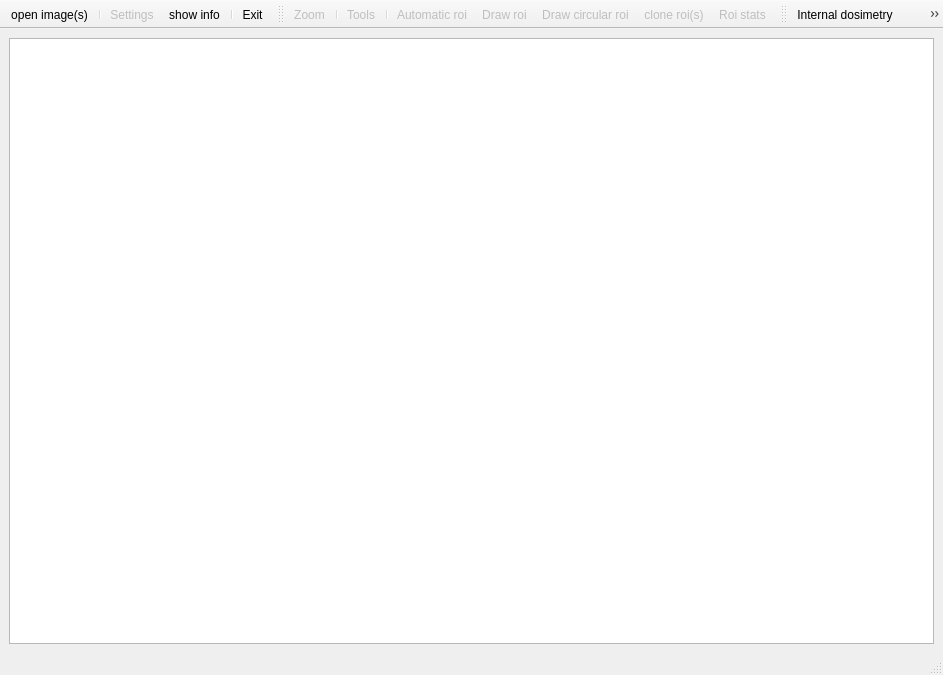
<?xml version="1.0" encoding="UTF-8"?>
<ui version="4.0">
 <class>MainWindow</class>
 <widget class="QMainWindow" name="MainWindow">
  <property name="geometry">
   <rect>
    <x>0</x>
    <y>0</y>
    <width>943</width>
    <height>675</height>
   </rect>
  </property>
  <property name="sizePolicy">
   <sizepolicy hsizetype="Preferred" vsizetype="Preferred">
    <horstretch>0</horstretch>
    <verstretch>0</verstretch>
   </sizepolicy>
  </property>
  <property name="windowTitle">
   <string>ViDi - Visor Dicom</string>
  </property>
  <property name="windowIcon">
   <iconset>
    <normaloff>:/Otros/resources/ViDi.svg</normaloff>:/Otros/resources/ViDi.svg</iconset>
  </property>
  <property name="windowOpacity">
   <double>25.000000000000000</double>
  </property>
  <property name="autoFillBackground">
   <bool>false</bool>
  </property>
  <property name="styleSheet">
   <string notr="true"/>
  </property>
  <widget class="QWidget" name="centralwidget">
   <property name="minimumSize">
    <size>
     <width>414</width>
     <height>489</height>
    </size>
   </property>
   <layout class="QHBoxLayout" name="horizontalLayout">
    <item>
     <widget class="QGraphicsView" name="gv_images">
      <property name="verticalScrollBarPolicy">
       <enum>Qt::ScrollBarAlwaysOff</enum>
      </property>
      <property name="horizontalScrollBarPolicy">
       <enum>Qt::ScrollBarAlwaysOff</enum>
      </property>
     </widget>
    </item>
   </layout>
  </widget>
  <widget class="QStatusBar" name="statusbar"/>
  <widget class="QToolBar" name="tb_files">
   <property name="windowTitle">
    <string>Toolbar: General</string>
   </property>
   <property name="movable">
    <bool>false</bool>
   </property>
   <property name="iconSize">
    <size>
     <width>36</width>
     <height>36</height>
    </size>
   </property>
   <attribute name="toolBarArea">
    <enum>TopToolBarArea</enum>
   </attribute>
   <attribute name="toolBarBreak">
    <bool>false</bool>
   </attribute>
   <addaction name="act_open_file"/>
   <addaction name="separator"/>
   <addaction name="act_settings"/>
   <addaction name="act_show_info"/>
   <addaction name="separator"/>
   <addaction name="actExit"/>
  </widget>
  <widget class="QToolBar" name="tb_edit">
   <property name="enabled">
    <bool>false</bool>
   </property>
   <property name="windowTitle">
    <string>Toolbar: VIew</string>
   </property>
   <property name="movable">
    <bool>true</bool>
   </property>
   <property name="iconSize">
    <size>
     <width>36</width>
     <height>36</height>
    </size>
   </property>
   <attribute name="toolBarArea">
    <enum>TopToolBarArea</enum>
   </attribute>
   <attribute name="toolBarBreak">
    <bool>false</bool>
   </attribute>
   <addaction name="act_zoom"/>
   <addaction name="separator"/>
   <addaction name="act_tools"/>
   <addaction name="separator"/>
   <addaction name="act_roi_auto"/>
   <addaction name="act_roi_pol"/>
   <addaction name="act_roi_circ"/>
   <addaction name="act_clone_rois"/>
   <addaction name="act_get_stats"/>
  </widget>
  <widget class="QToolBar" name="tb_tools">
   <property name="windowTitle">
    <string>toolBar</string>
   </property>
   <property name="iconSize">
    <size>
     <width>36</width>
     <height>36</height>
    </size>
   </property>
   <attribute name="toolBarArea">
    <enum>TopToolBarArea</enum>
   </attribute>
   <attribute name="toolBarBreak">
    <bool>false</bool>
   </attribute>
   <addaction name="act_internal_dosimetry"/>
   <addaction name="act_normi13"/>
  </widget>
  <action name="actExit">
   <property name="icon">
    <iconset resource="icons.qrc">
     <normaloff>:/Actions/pictures/exit.svg</normaloff>:/Actions/pictures/exit.svg</iconset>
   </property>
   <property name="text">
    <string>Exit</string>
   </property>
   <property name="toolTip">
    <string>Exit program</string>
   </property>
  </action>
  <action name="act_zoom">
   <property name="checkable">
    <bool>true</bool>
   </property>
   <property name="enabled">
    <bool>true</bool>
   </property>
   <property name="icon">
    <iconset resource="icons.qrc">
     <normaloff>:/Actions/pictures/zoom.svg</normaloff>:/Actions/pictures/zoom.svg</iconset>
   </property>
   <property name="text">
    <string>Zoom</string>
   </property>
   <property name="toolTip">
    <string>Zoom image</string>
   </property>
  </action>
  <action name="actWL">
   <property name="checkable">
    <bool>true</bool>
   </property>
   <property name="enabled">
    <bool>true</bool>
   </property>
   <property name="icon">
    <iconset resource="icons.qrc">
     <normaloff>:/Actions/pictures/WL.svg</normaloff>:/Actions/pictures/WL.svg</iconset>
   </property>
   <property name="text">
    <string>Window/Level</string>
   </property>
   <property name="toolTip">
    <string>Change Window/Level</string>
   </property>
  </action>
  <action name="act_change_slice">
   <property name="checkable">
    <bool>true</bool>
   </property>
   <property name="checked">
    <bool>false</bool>
   </property>
   <property name="enabled">
    <bool>true</bool>
   </property>
   <property name="icon">
    <iconset resource="icons.qrc">
     <normaloff>:/Actions/pictures/change-slice.svg</normaloff>:/Actions/pictures/change-slice.svg</iconset>
   </property>
   <property name="text">
    <string>Change image</string>
   </property>
   <property name="toolTip">
    <string>Navigate between images</string>
   </property>
  </action>
  <action name="act_settings">
   <property name="enabled">
    <bool>false</bool>
   </property>
   <property name="icon">
    <iconset resource="icons.qrc">
     <normaloff>:/Actions/pictures/settings.svg</normaloff>:/Actions/pictures/settings.svg</iconset>
   </property>
   <property name="text">
    <string>Settings</string>
   </property>
   <property name="toolTip">
    <string>Program settings</string>
   </property>
  </action>
  <action name="act_hybrid">
   <property name="checkable">
    <bool>true</bool>
   </property>
   <property name="enabled">
    <bool>false</bool>
   </property>
   <property name="icon">
    <iconset resource="icons.qrc">
     <normaloff>:/Actions/pictures/hbrid.svg</normaloff>:/Actions/pictures/hbrid.svg</iconset>
   </property>
   <property name="text">
    <string>Hybrid imagesx</string>
   </property>
   <property name="toolTip">
    <string>Overlays images for a hybrid modality</string>
   </property>
  </action>
  <action name="act_roi_pol">
   <property name="checkable">
    <bool>true</bool>
   </property>
   <property name="icon">
    <iconset resource="icons.qrc">
     <normaloff>:/Actions/pictures/new-pol-roi.svg</normaloff>:/Actions/pictures/new-pol-roi.svg</iconset>
   </property>
   <property name="text">
    <string>Draw roi</string>
   </property>
   <property name="toolTip">
    <string>Draw polygonal roi</string>
   </property>
  </action>
  <action name="act_roi_circ">
   <property name="checkable">
    <bool>true</bool>
   </property>
   <property name="enabled">
    <bool>true</bool>
   </property>
   <property name="icon">
    <iconset resource="icons.qrc">
     <normaloff>:/Actions/pictures/new-circ-roi.svg</normaloff>:/Actions/pictures/new-circ-roi.svg</iconset>
   </property>
   <property name="text">
    <string>Draw circular roi</string>
   </property>
   <property name="toolTip">
    <string>Draw circular roi</string>
   </property>
  </action>
  <action name="act_roi_auto">
   <property name="checkable">
    <bool>true</bool>
   </property>
   <property name="enabled">
    <bool>true</bool>
   </property>
   <property name="icon">
    <iconset resource="icons.qrc">
     <normaloff>:/Actions/pictures/auto-roi.svg</normaloff>:/Actions/pictures/auto-roi.svg</iconset>
   </property>
   <property name="text">
    <string>Automatic roi</string>
   </property>
   <property name="toolTip">
    <string>Automatically defines a roi</string>
   </property>
  </action>
  <action name="act_get_stats">
   <property name="enabled">
    <bool>true</bool>
   </property>
   <property name="icon">
    <iconset resource="icons.qrc">
     <normaloff>:/Actions/pictures/roi-stats.svg</normaloff>:/Actions/pictures/roi-stats.svg</iconset>
   </property>
   <property name="text">
    <string>Roi stats</string>
   </property>
   <property name="toolTip">
    <string>Get roi statistics</string>
   </property>
  </action>
  <action name="act_select">
   <property name="checkable">
    <bool>true</bool>
   </property>
   <property name="checked">
    <bool>true</bool>
   </property>
   <property name="enabled">
    <bool>true</bool>
   </property>
   <property name="icon">
    <iconset resource="icons.qrc">
     <normaloff>:/Actions/pictures/select.svg</normaloff>:/Actions/pictures/select.svg</iconset>
   </property>
   <property name="text">
    <string>Select</string>
   </property>
   <property name="toolTip">
    <string>selection tool</string>
   </property>
  </action>
  <action name="act_rotate_cw">
   <property name="text">
    <string>Rotate CW</string>
   </property>
   <property name="toolTip">
    <string>Rotate image(s) 90º clockwise</string>
   </property>
  </action>
  <action name="act_rotate_ccw">
   <property name="text">
    <string>Rotate CCW</string>
   </property>
   <property name="toolTip">
    <string>Rotate image(s) 90º counter clockwise</string>
   </property>
  </action>
  <action name="act_normi13">
   <property name="enabled">
    <bool>false</bool>
   </property>
   <property name="icon">
    <iconset resource="icons.qrc">
     <normaloff>:/Actions/pictures/normi-13.svg</normaloff>:/Actions/pictures/normi-13.svg</iconset>
   </property>
   <property name="text">
    <string>Normi 13</string>
   </property>
   <property name="toolTip">
    <string>Automatic analysis of normi 13 phantom</string>
   </property>
  </action>
  <action name="act_tools">
   <property name="checkable">
    <bool>true</bool>
   </property>
   <property name="enabled">
    <bool>true</bool>
   </property>
   <property name="icon">
    <iconset resource="icons.qrc">
     <normaloff>:/Actions/pictures/tools.svg</normaloff>:/Actions/pictures/tools.svg</iconset>
   </property>
   <property name="text">
    <string>Tools</string>
   </property>
  </action>
  <action name="act_open_file">
   <property name="icon">
    <iconset resource="icons.qrc">
     <normaloff>:/Actions/pictures/open-file.svg</normaloff>:/Actions/pictures/open-file.svg</iconset>
   </property>
   <property name="text">
    <string>open image(s)</string>
   </property>
   <property name="toolTip">
    <string>Open a single or serie of image(s)</string>
   </property>
  </action>
  <action name="act_open_3D">
   <property name="icon">
    <iconset>
     <normaloff>:/Actions/pictures/Open-3D.svg</normaloff>:/Actions/pictures/Open-3D.svg</iconset>
   </property>
   <property name="text">
    <string>open 3D image</string>
   </property>
   <property name="toolTip">
    <string>open 3D image (in one or several files)</string>
   </property>
  </action>
  <action name="act_dosimetry">
   <property name="text">
    <string>internal dosimetry</string>
   </property>
   <property name="toolTip">
    <string>Opens internal dosimetry tool</string>
   </property>
  </action>
  <action name="act_internal_dosimetry">
   <property name="text">
    <string>Internal dosimetry</string>
   </property>
  </action>
  <action name="act_show_info">
   <property name="checkable">
    <bool>true</bool>
   </property>
   <property name="checked">
    <bool>false</bool>
   </property>
   <property name="text">
    <string>show info</string>
   </property>
  </action>
  <action name="act_clone_rois">
   <property name="icon">
    <iconset resource="icons.qrc">
     <normaloff>:/Actions/pictures/clone-rois.svg</normaloff>:/Actions/pictures/clone-rois.svg</iconset>
   </property>
   <property name="text">
    <string>clone roi(s)</string>
   </property>
   <property name="toolTip">
    <string>Clone selected roi(s) to other slices</string>
   </property>
  </action>
 </widget>
 <resources>
  <include location="icons.qrc"/>
 </resources>
 <connections>
  <connection>
   <sender>actExit</sender>
   <signal>triggered()</signal>
   <receiver>MainWindow</receiver>
   <slot>close()</slot>
   <hints>
    <hint type="sourcelabel">
     <x>-1</x>
     <y>-1</y>
    </hint>
    <hint type="destinationlabel">
     <x>345</x>
     <y>264</y>
    </hint>
   </hints>
  </connection>
  <connection>
   <sender>act_tools</sender>
   <signal>toggled(bool)</signal>
   <receiver>tb_tools</receiver>
   <slot>setVisible(bool)</slot>
   <hints>
    <hint type="sourcelabel">
     <x>-1</x>
     <y>-1</y>
    </hint>
    <hint type="destinationlabel">
     <x>838</x>
     <y>25</y>
    </hint>
   </hints>
  </connection>
 </connections>
</ui>
